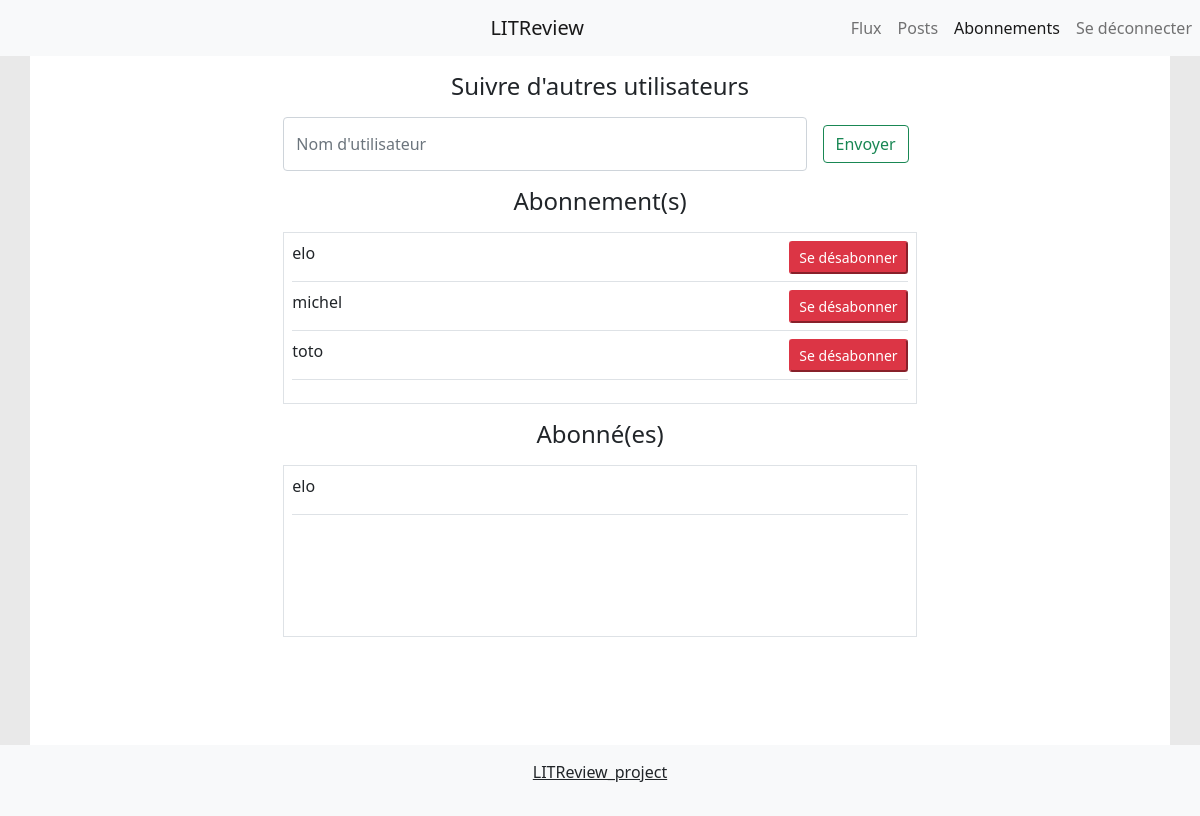
The page /subscription/ (signed in) on the database its author committed.
### review/models.py (models this page shows, shortened)
class UserFollows(models.Model):
    user = models.ForeignKey(to=settings.AUTH_USER_MODEL, on_delete=models.CASCADE, related_name='following')
    followed_user = models.ForeignKey(to=settings.AUTH_USER_MODEL, on_delete=models.CASCADE, related_name='following_by')
    class Meta:
        unique_together = ('user', 'followed_user', )

### review/views.py (the view)
# urls.py: path('subscription/', subscription_page, name='subscription_page'),
@login_required()
def subscription_page(request):
    section = 'subscription'
    return render(request, 'review/subscriptions.html', {'section': section,
                                                         'list_of_following_users': request.user.following.all(),
                                                         'list_of_followed_users': request.user.following_by.all()})

### review/templates/review/subscriptions.html (shortened to what this page needs)
{% extends 'review/base.html'  %}
{% load static %}
{% block body %}
<link rel="stylesheet" type="text/css" href="{% static 'css/new_ticket_style.css' %}">
  <div class="col-10">
      <h1 class="text-center fs-4 m-3">Suivre d'autres utilisateurs</h1>
      <div>
          <form class="d-flex m-3 col-md-8 col-12 mx-auto" action="{% url 'review:new_follow' %}" method="get">
              <input class="form-control me-2" type="search" placeholder="Nom d'utilisateur" aria-label="Search" name="subscribe_to" >
              <button class="btn btn-outline-success m-2" type="submit">Envoyer</button>
          </form>
      </div>
      <div>
          <h1 class="text-center fs-4 m-3">Abonnement(s)</h1>
          <ul class="h-25 border mx-auto col-md-8 col-12 list-unstyled overflow-scroll">
              {% for sub in list_of_following_users %}
              <li class="m-2">
                  <div class="w-100 border-bottom">
                      <div class="d-flex">
                         <p class="col-8">{{ sub.followed_user}} </p>
                        <div class="col-4 text-end">
                            <button class="btn-sm btn-danger align-middle" type="button" onclick="window.location.href= '{{sub.id}}/delete_subscription/'">Se désabonner</button>
                        </div>
                      </div>
                  </div>
              </li>
              {% endfor %}
          </ul>
      </div>
      <div class="justify-content-center">
          <h1 class="text-center fs-4 m-3">Abonné(es)</h1>
          <ul class="h-25 border mx-auto col-md-8 col-12 list-unstyled overflow-scroll">
              {% for sub in list_of_followed_users %}
              <li class="m-2 border-bottom">
                  <p class="col-12"> {{ sub.user }}</p>
              </li>
              {% endfor %}
          </ul>
      </div>
  </div>
{% endblock %}

### review/static/css/base_style.css (style rules this page uses)
html, body { height: 100% }

### rows shown on the page
UserFollows: followed_user "elo"
UserFollows: followed_user "michel"
UserFollows: followed_user "toto"
UserFollows: user "elo"
